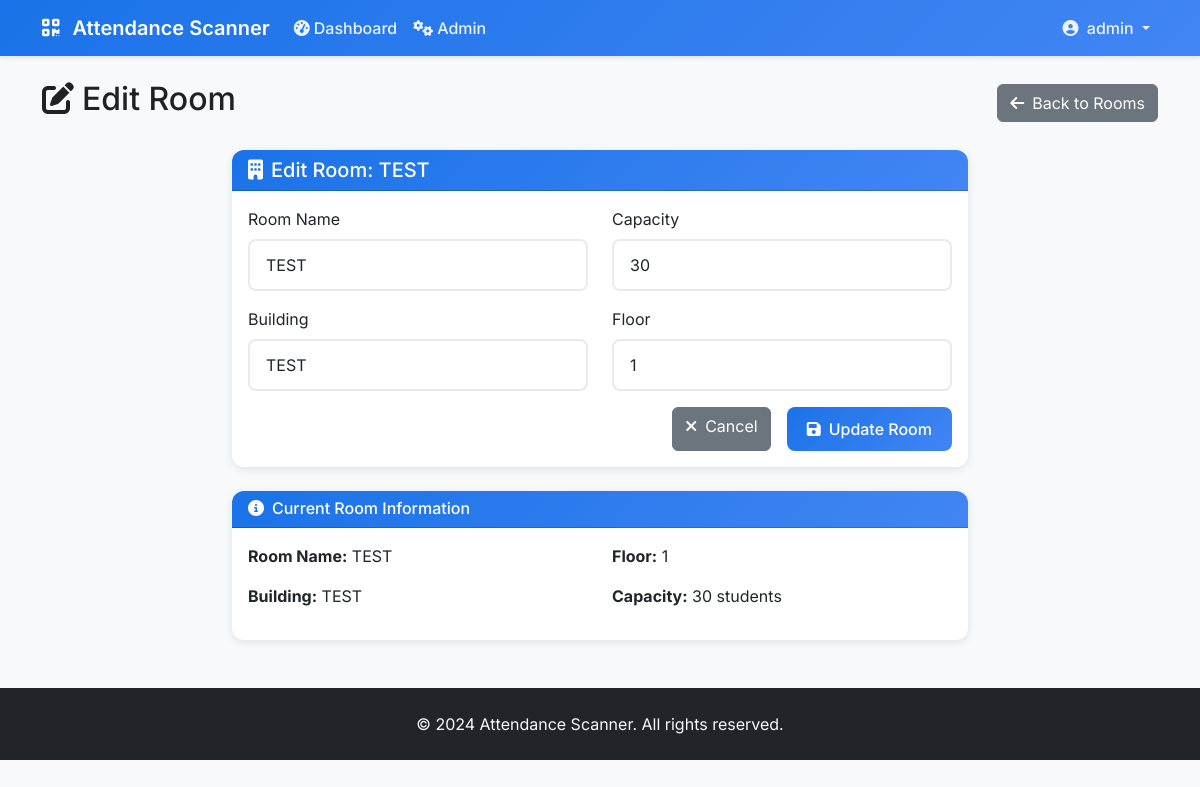
The page /manage-rooms/1/edit/ (signed in) on the database its author committed.
### scanner/models.py (models this page shows, shortened)
class User(AbstractUser):
    USER_TYPES = (
        ('student', 'Student'),
        ('professor', 'Professor'),
        ('admin', 'Admin'),
    )
    user_type = models.CharField(max_length=10, choices=USER_TYPES, default='student')
    student_id = models.CharField(max_length=20, blank=True, null=True, unique=True)
    barcode = models.CharField(max_length=50, blank=True, null=True, unique=True)
    phone = models.CharField(max_length=15, blank=True, null=True)

class Room(models.Model):
    name = models.CharField(max_length=50)
    capacity = models.IntegerField(default=30)
    building = models.CharField(max_length=50, blank=True, null=True)
    floor = models.IntegerField(default=1)

### scanner/views.py (the view)
# urls.py: path('manage-rooms/<int:room_id>/edit/', views.edit_room, name='edit_room'),
@login_required
@user_passes_test(is_admin)
def edit_room(request, room_id):
    room = get_object_or_404(Room, id=room_id)
    if request.method == 'POST':
        form = RoomForm(request.POST, instance=room)
        if form.is_valid():
            form.save()
            messages.success(request, 'Room updated successfully!')
            return redirect('manage_rooms')
    else:
        form = RoomForm(instance=room)
    return render(request, 'scanner/edit_room.html', {'form': form, 'room': room})

### scanner/forms.py
class RoomForm(forms.ModelForm):
    class Meta:
        model = Room
        fields = ['name', 'capacity', 'building', 'floor']
        widgets = {
            'name': forms.TextInput(attrs={'class': 'form-control'}),
            'capacity': forms.NumberInput(attrs={'class': 'form-control'}),
            'building': forms.TextInput(attrs={'class': 'form-control'}),
            'floor': forms.NumberInput(attrs={'class': 'form-control'}),
        }

### scanner/views.py (called while the page is built)
def is_admin(user):
    return user.is_authenticated and user.user_type == 'admin'

### scanner/templates/scanner/edit_room.html (shortened to what this page needs)
{% extends 'scanner/base.html' %}  {% block content %}
<div class="row">
  <div class="col-12">
    <div class="d-flex justify-content-between align-items-center mb-4">
      <h2><i class="fas fa-edit me-2"></i>Edit Room</h2>
      <a href="{% url 'manage_rooms' %}" class="btn btn-secondary">
        <i class="fas fa-arrow-left me-2"></i>Back to Rooms
      </a>
    </div>
  </div>
</div>
<div class="row">
  <div class="col-md-8 mx-auto">
    <div class="card">
      <div class="card-header">
        <h5 class="mb-0">
          <i class="fas fa-building me-2"></i>Edit Room: {{ room.name }}
        </h5>
      </div>
      <div class="card-body">
        <form method="post">
          <div class="row">
            <div class="col-md-6 mb-3">
              <label for="{{ form.name.id_for_label }}" class="form-label"
                >Room Name</label
              >
              {{ form.name }}
            </div>
            <div class="col-md-6 mb-3">
              <label for="{{ form.capacity.id_for_label }}" class="form-label"
                >Capacity</label
              >
              {{ form.capacity }}
            </div>
          </div>
          <div class="row">
            <div class="col-md-6 mb-3">
              <label for="{{ form.building.id_for_label }}" class="form-label"
                >Building</label
              >
              {{ form.building }}
            </div>
            <div class="col-md-6 mb-3">
              <label for="{{ form.floor.id_for_label }}" class="form-label"
                >Floor</label
              >
              {{ form.floor }}
            </div>
          </div>
          <div class="d-grid gap-2 d-md-flex justify-content-md-end">
            <a
              href="{% url 'manage_rooms' %}"
              class="btn btn-secondary me-md-2"
            >
              <i class="fas fa-times me-2"></i>Cancel
            </a>
            <button type="submit" class="btn btn-primary">
              <i class="fas fa-save me-2"></i>Update Room
            </button>
          </div>
        </form>
      </div>
    </div>
    <div class="card mt-4">
      <div class="card-header">
        <h6 class="mb-0">
          <i class="fas fa-info-circle me-2"></i>Current Room Information
        </h6>
      </div>
      <div class="card-body">
        <div class="row">
          <div class="col-md-6">
            <p><strong>Room Name:</strong> {{ room.name }}</p>
            <p>
              <strong>Building:</strong> {{ room.building|default:"Not specified" }}
            </p>
          </div>
          <div class="col-md-6">
            <p><strong>Floor:</strong> {{ room.floor }}</p>
            <p><strong>Capacity:</strong> {{ room.capacity }} students</p>
          </div>
        </div>
      </div>
    </div>
  </div>
</div>
{% endblock %}

### scanner/templates/scanner/base.html (shortened to what this page needs)
<!DOCTYPE html>
<html lang="en">
  <head>
    <link
      href="https://cdn.jsdelivr.net/npm/bootstrap@5.3.0/dist/css/bootstrap.min.css"
      rel="stylesheet"
    />
    <link
      href="https://cdnjs.cloudflare.com/ajax/libs/font-awesome/6.4.0/css/all.min.css"
      rel="stylesheet"
    />
    {% load static %}
    <link href="{% static 'css/custom.css' %}" rel="stylesheet" />
  </head>
  <body>
    <nav class="navbar navbar-expand-lg navbar-dark">
      <div class="container">
        <a class="navbar-brand" href="{% url 'home' %}">
          <i class="fas fa-qrcode me-2"></i>
          Attendance Scanner
        </a>
        <div class="collapse navbar-collapse" id="navbarNav">
          <ul class="navbar-nav me-auto">
            {% if user.is_authenticated %}
            <li class="nav-item">
              <a class="nav-link" href="{% url 'dashboard' %}">
                <i class="fas fa-tachometer-alt me-1"></i>Dashboard
              </a>
            </li>
            {% if user.user_type == 'professor' %}
            <li class="nav-item">
              <a class="nav-link" href="{% url 'schedule_management' %}">
                <i class="fas fa-calendar-alt me-1"></i>Schedules
              </a>
            </li>
            {% elif user.user_type == 'admin' %}
            <li class="nav-item">
              <a class="nav-link" href="{% url 'admin_dashboard' %}">
                <i class="fas fa-cogs me-1"></i>Admin
              </a>
            </li>
            {% endif %} {% endif %}
          </ul>
          <ul class="navbar-nav">
            {% if user.is_authenticated %}
            <li class="nav-item dropdown">
              <a
                class="nav-link dropdown-toggle"
                href="#"
                id="navbarDropdown"
                role="button"
                data-bs-toggle="dropdown"
              >
                <i class="fas fa-user-circle me-1"></i>
                {{ user.get_full_name|default:user.username }}
              </a>
            </li>
            {% endif %}
          </ul>
        </div>
      </div>
    </nav>
    <main class="container my-4">{% block content %}{% endblock %}</main>
    <footer class="bg-dark text-light py-4 mt-5">
      <div class="container text-center">
        <p class="mb-0">&copy; 2024 Attendance Scanner. All rights reserved.</p>
      </div>
    </footer>
  </body>
</html>

### static/css/custom.css (style rules this page uses)
.card { transition: box-shadow 0.2s ease-in-out; }
.btn { transition: all 0.2s ease-in-out; }

### scanner/templates/scanner/base.html (style rules this page uses)
:root { --primary-color: #1a73e8; --secondary-color: #34a853; --warning-color: #fbbc04; --danger-color: #ea4335; --light-gray: #f8f9fa; --border-color: #e8eaed; --text-primary: #202124; --text-secondary: #5f6368; }
* { font-family: "Inter", sans-serif; }
body { background-color: var(--light-gray); color: var(--text-primary); }
.navbar { background: linear-gradient(135deg, var(--primary-color), #4285f4); box-shadow: 0 2px 4px rgba(0, 0, 0, 0.1); }
.navbar-brand { font-weight: 600; color: white !important; }
.nav-link { color: rgba(255, 255, 255, 0.9) !important; font-weight: 500; transition: color 0.3s ease; }
.card { border: none; border-radius: 12px; box-shadow: 0 2px 8px rgba(0, 0, 0, 0.1); transition: transform 0.2s ease, box-shadow 0.2s ease; }
.card-header { background: linear-gradient(135deg, var(--primary-color), #4285f4); color: white; border-radius: 12px 12px 0 0 !important; font-weight: 600; }
.btn-primary { background: linear-gradient(135deg, var(--primary-color), #4285f4); border: none; border-radius: 8px; font-weight: 500; padding: 10px 20px; transition: all 0.3s ease; }
.form-control { border-radius: 8px; border: 2px solid var(--border-color); padding: 12px 16px; transition: border-color 0.3s ease; }

### rows shown on the page
User: get_full_name "admin"
Room: name "TEST", capacity "30", building "TEST", floor "1"
